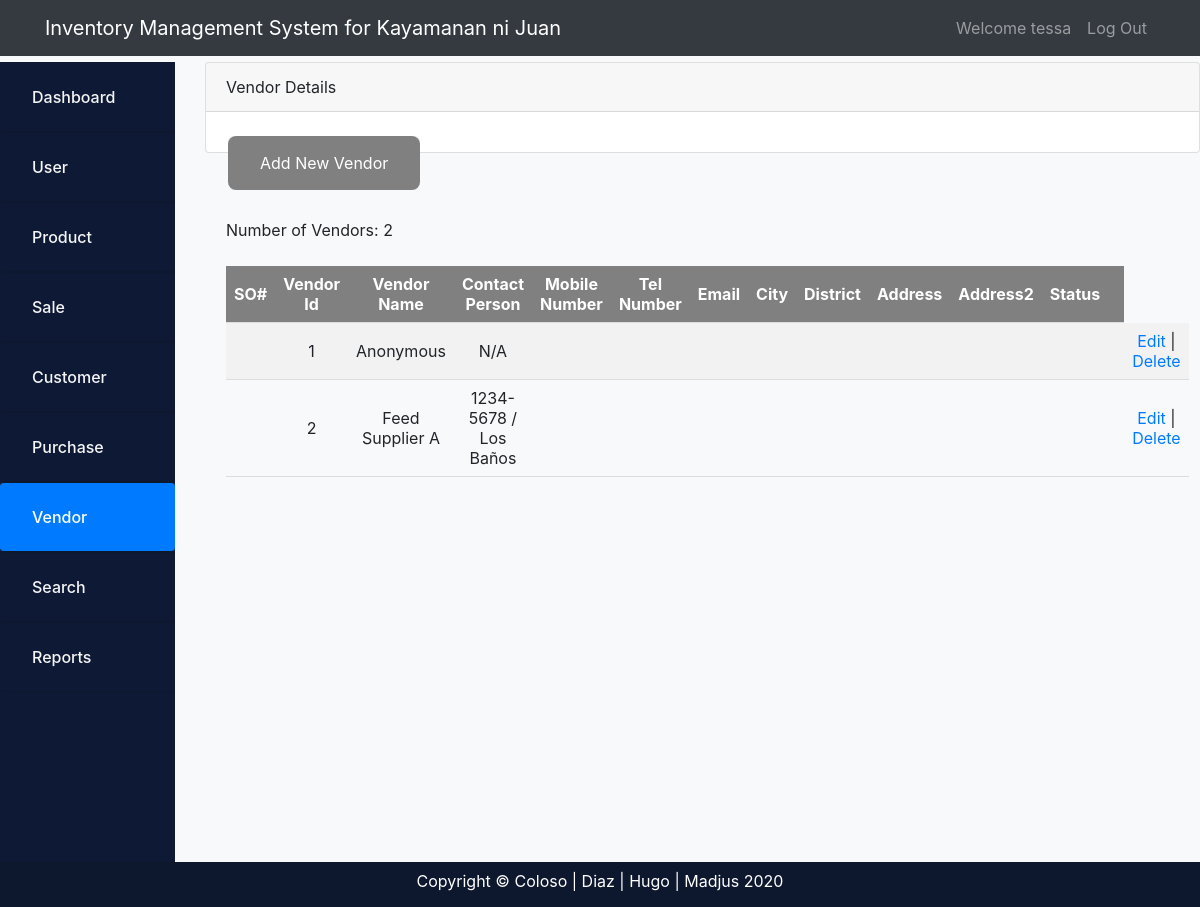
Screenshot of /inventory/vendor.php (signed in) with the database file from the repository.
### tables this page shows
CREATE TABLE `supplier` (
  `supplierId` int(11) NOT NULL,
  `supplierName` varchar(255) NOT NULL,
  `supplierContact` varchar(255) NOT NULL
);

### inventory/vendor.php (the view, shortened to what this page needs)
<?php
include('../database_connection.php');
?>
    <html>
    <head>
        <link href="index.css" rel="stylesheet">
        <link rel="stylesheet" href="bootstrap/css/bootstrap.min.css">
        <link rel="stylesheet" type="text/css" href="../css/reports.css" media="screen" />
    </head>
    <?php
        include('header.php');
     ?>
    <div class="container-fluid" id="wrapper">
        <div class="row">
            <div class="col-lg-2">
                <div class="nav flex-column nav-pills" id="v-pills-tab" role="tablist" aria-orientation="vertical">
                    <div class="navi">
                    <a class="nav-link " href="home.php">Dashboard</a>
						          <a class="nav-link" href="user.php">User</a>
                        <a class="nav-link " href="product.php">Product</a>
                        <a class="nav-link" href="sale.php">Sale</a>
                        <a class="nav-link " href="customer.php">Customer</a>
                        <a class="nav-link" href="purchase.php">Purchase</a>
                        <a class="nav-link active" href="vendor.php">Vendor</a>
                        <a class="nav-link" href="search.php">Search</a>
                        <a class="nav-link" href="reports.php">Reports</a>
                    </div>
                </div>
            </div>
            <div class="col-lg-10">
                <div class="card card-outline-secondary my-4">
                    <div class="card-header">Vendor Details</div>
                    <div class="card-body">
                        <input type="button" class="btn btn-success" value="Add New Vendor"
                            onclick="window.location='../php_action/addVendor.php'">
                        <br>
                        <?php
      echo "<br>";
      $sql = "SELECT * FROM supplier";
      $result = $conn -> query($sql);
      if ($result -> num_rows > 0) {
      echo "Number of Vendors: " . $result -> num_rows;
      echo "<br><br>";
      echo "<table>";
      echo "<tr>";
      echo "  <th>SO#</th>
          <th>Vendor Id</th>
          <th>Vendor Name</th>
          <th>Contact Person</th>
          <th>Mobile Number</th>
          <th>Tel Number</th>
          <th>Email</th>
          <th>City</th>
          <th>District</th>
          <th>Address</th>
          <th>Address2</th>
          <th>Status</th>
          <th></th>
          ";
      echo "</tr>";
      while ($row = $result -> fetch_assoc()) {
        echo  "<td>" . $row["id"] .
            "</td><td>" . $row["supplierId"] .
           "</td><td>" . $row["supplierName"] .
            "</td><td>" . $row["supplierContact"] .
           "</td><td>" . $row["contact_num"] .
           "</td><td>" . $row["contact_num2"] .
           "</td><td>" . $row["email"] .
            "</td><td>" . $row["city"] .
            "</td><td>" . $row["district"] .
           "</td><td>" . $row["address"] .
           "</td><td>" . $row["address2"] .
            "</td><td>" . $row["status"] .
            "</td><td>" .
                  "<td><a href=\"../php_action/editVendor.php?id=$row[id]\">Edit</a> | <a href=\"../php_action/deleteVendor.php?id=$row[id]\" onClick=\"return confirm('Are you sure you want to delete?')\">Delete</a></td>" .
            "</td></tr>";
      }
      echo "</table>";
      }
    ?>
                    </div>
                </div>
            </div>
        </div>
    </div>
    <?php
    include('footer.php');
  ?>
    </body>
    </html>

### inventory/index.css (style rules this page uses)
#wrapper { padding: 0; margin: 0; }
a:focus,a:hover,a { outline:none; text-decoration: none; }
.navi { background: #0e1a35; min-height: 100vh; text-decoration: none; }
.navi a { border-bottom: 1px solid #0d172e; border-top: 1px solid #0d172e; color: whitesmoke; display: block; font-size: 16px; font-weight: 500; padding: 22px 20px; padding-left: 32px; text-decoration: none; }
.card-body { height: 30px; }

### css/reports.css (style rules this page uses)
table, th, td { padding: 10px; width: 50%; border-bottom: 1px solid #ddd; border-collapse: collapse; }
th, td { text-align: center; padding: 8px; width: 12%; }
th { background-color: grey; color: white; }
.btn { border: none; color: white; padding: 15px 32px; text-align: center; text-decoration: none; display: inline-block; font-size: 16px; margin: 4px 2px; cursor: pointer; background-color: grey; color: white; border-radius: 8px; transition-duration: 0.4s; }

### rows the page displays
supplier: supplierId "1", supplierName "Anonymous", supplierContact "N/A"
supplier: supplierId "2", supplierName "Feed Supplier A", supplierContact "1234-5678 / Los Baños"

### other values shown
$_SESSION["name"] "tessa"
$result -> num_rows "2"
